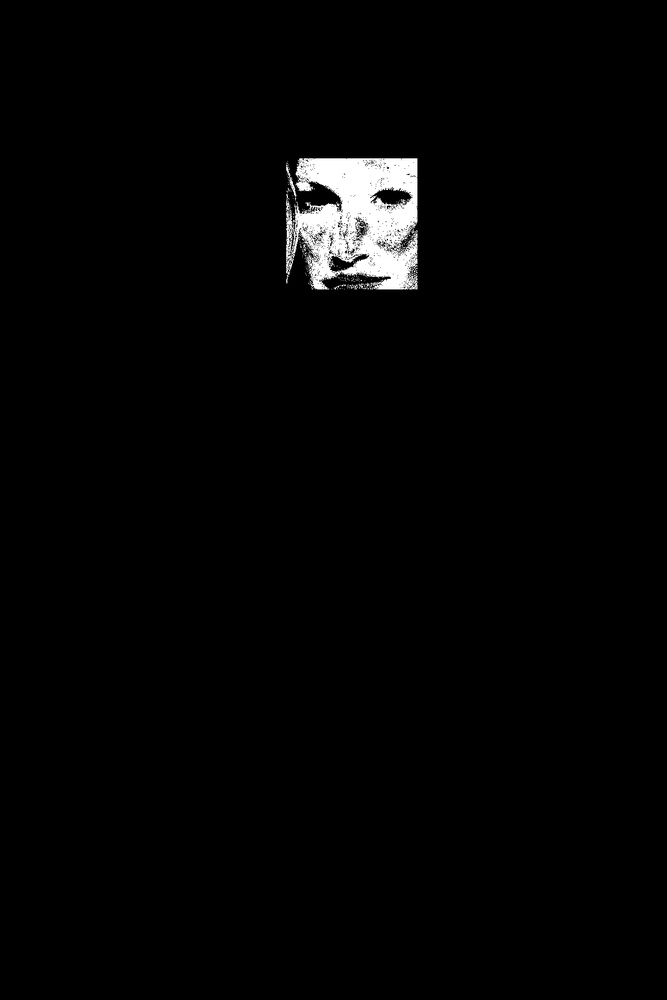
#> input picture face/skin_detection/examples/Gisele_Bundchen2._RGB.jpg, 667 x 1000 px, shrunk from 1200 x 1800 before the run
$ python crop_rectangle_and_merge.py ../../face/skin_detection/examples/Gisele_Bundchen2._RGB.jpg   (Python 2 division)
#> lines starting #> are read from the running program, lines starting #| are printed output that depends on the picture
import sys

from PIL import Image, ImageOps
import cv2
import numpy as np

division_num = 3
args = sys.argv

img = cv2.imread(args[1])
#> img is the input picture: shape (1000, 667, 3); min 0, max 255, mean 4.7
divided_img = [[None for j in range(division_num)] for i in range(division_num)]

detector = cv2.FeatureDetector_create("FAST")

height, width, channels = img.shape
#> height = 1000; width = 667; channels = 3
divided_width = width/division_num
#> divided_width = 222
divided_height = height/division_num
#> divided_height = 333
dst_img = np.zeros((height, width, 3), np.uint8)

complement_index = []
keypoints_order = []

for y in range(division_num): # height
    for x in range(division_num): # width
        tmp_img = img[y*divided_height:(y+1)*divided_height, x*divided_width:(x+1)*divided_width]
        #if y == 0 and x == 1:
        #    cv2.imshow("hoge", tmp_img)
        #    cv2.waitKey(0)
        tmp_keypoints = detector.detect(tmp_img)
        tmp_keypoints_pt = np.array([[tmp_keypoints[i].pt] for i in range(len(tmp_keypoints))]).astype(np.int32)
        keypoints_order.append((len(tmp_keypoints_pt), (y, x)))
        if len(tmp_keypoints_pt) < 3:
            complement_index.append((y, x))
            continue
        tx,ty,tw,th = cv2.boundingRect(tmp_keypoints_pt)
        if tx < 10:
            tw += tx
            tx = 0
        if ty < 10:
            th += ty
            ty = 0
        if tx+tw > divided_width-1-10:
            tw = divided_width-tx
        if ty+th > divided_height-1-10:
            th = divided_height-ty
        tmp_img = tmp_img[ty:ty+th, tx:tx+tw]
        tmp_img_flipx = cv2.flip(tmp_img, 1)
        tmp_img_flipy = cv2.flip(tmp_img, 0)
        tmp_img_flipxy = cv2.flip(tmp_img_flipx, 0)
        #print(tx, ty, tw, th)
        for sy in range(divided_height):
            for sx in range(divided_width):
                flipy = sy/th
                flipx = sx/tw
                if flipy%2 == 0:
                    if flipx%2 == 0:
                        dst_img[y*divided_height+sy, x*divided_width+sx][:] = tmp_img[sy%th, sx%tw]
                    else:
                        dst_img[y*divided_height+sy, x*divided_width+sx][:] = tmp_img_flipx[sy%th, sx%tw]
                else:
                    if flipx%2 == 0:
                        dst_img[y*divided_height+sy, x*divided_width+sx][:] = tmp_img_flipy[sy%th, sx%tw]
                    else:
                        dst_img[y*divided_height+sy, x*divided_width+sx][:] = tmp_img_flipxy[sy%th, sx%tw]
        cv2.imshow("result", dst_img)
        cv2.waitKey(0)
#> this loop made 3 passes
#> pass 1, `cv2.imshow("result", dst_img)`:
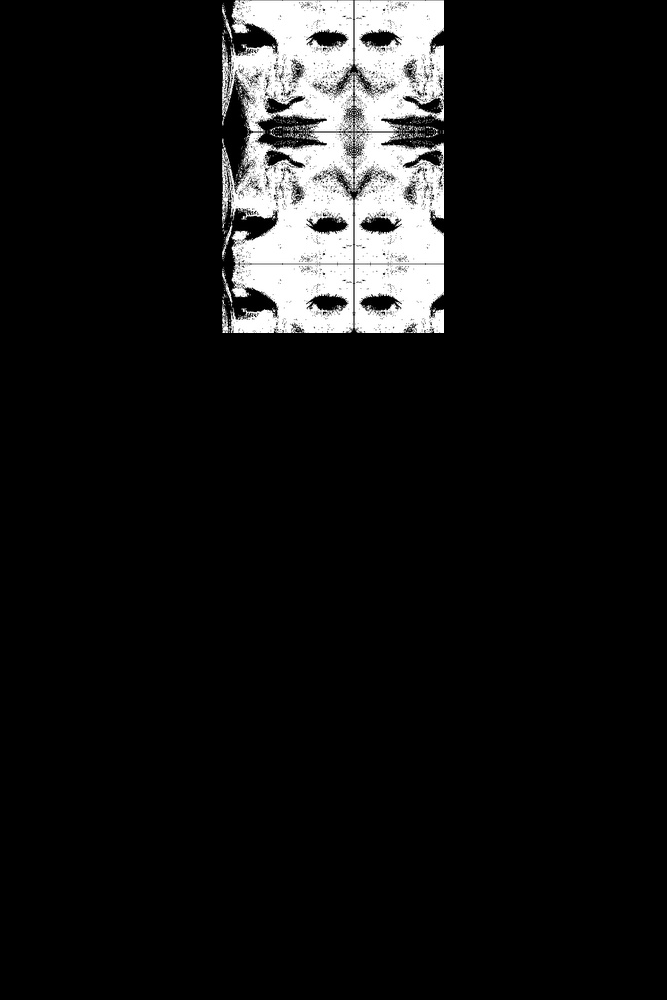
#> window 'result': shape (1000, 667, 3); min 0, max 255, mean 21
#> after the loop: tmp_img: shape (333, 222, 3); every value is 0
#> after the loop:
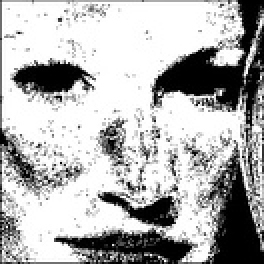
#> tmp_img_flipx: shape (132, 132, 3) (shown 2 times larger); min 0, max 255, mean 178.1
#> after the loop, complement_index = [(0, 0), (0, 2), (1, 0), (1, 1), (1, 2), (2, 0), (2, 1), (2, 2)]; keypoints_order = [(0, (0, 0)), (882, (0, 1)), (0, (0, 2)), (0, (1, 0)), (0, (1, 1)), (0, (1, 2)), (0, (2, 0)), (0, (2, 1)), (0, (2, 2))]

keypoints_order.sort()
for cy, cx in complement_index:
    good = keypoints_order.pop(len(keypoints_order)-1)
    y, x = good[1]
    tmp_img = img[y*divided_height:(y+1)*divided_height, x*divided_width:(x+1)*divided_width]
    tmp_keypoints = detector.detect(tmp_img)
    tmp_keypoints_pt = np.array([[tmp_keypoints[i].pt] for i in range(len(tmp_keypoints))]).astype(np.int32)
#> (the run stopped early here; a loop or call above may not have finished)
